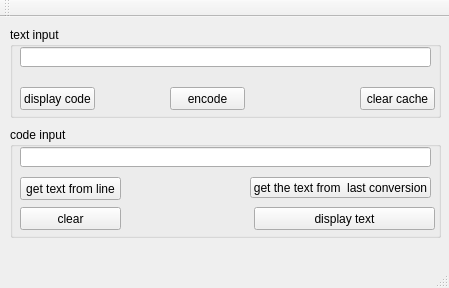
<?xml version="1.0" encoding="UTF-8"?>
<ui version="4.0">
 <class>MainWindow</class>
 <widget class="QMainWindow" name="MainWindow">
  <property name="geometry">
   <rect>
    <x>0</x>
    <y>0</y>
    <width>449</width>
    <height>288</height>
   </rect>
  </property>
  <property name="windowTitle">
   <string>MainWindow</string>
  </property>
  <widget class="QWidget" name="centralWidget">
   <widget class="QGroupBox" name="groupBox">
    <property name="geometry">
     <rect>
      <x>10</x>
      <y>10</y>
      <width>431</width>
      <height>91</height>
     </rect>
    </property>
    <property name="title">
     <string>text input</string>
    </property>
    <widget class="QLineEdit" name="linin">
     <property name="geometry">
      <rect>
       <x>10</x>
       <y>20</y>
       <width>411</width>
       <height>20</height>
      </rect>
     </property>
    </widget>
    <widget class="QPushButton" name="pushButton">
     <property name="geometry">
      <rect>
       <x>10</x>
       <y>60</y>
       <width>75</width>
       <height>23</height>
      </rect>
     </property>
     <property name="text">
      <string>display code</string>
     </property>
    </widget>
    <widget class="QPushButton" name="pushButton_2">
     <property name="geometry">
      <rect>
       <x>160</x>
       <y>60</y>
       <width>75</width>
       <height>23</height>
      </rect>
     </property>
     <property name="text">
      <string>encode</string>
     </property>
    </widget>
    <widget class="QPushButton" name="pushButton_3">
     <property name="geometry">
      <rect>
       <x>350</x>
       <y>60</y>
       <width>75</width>
       <height>23</height>
      </rect>
     </property>
     <property name="text">
      <string>clear cache</string>
     </property>
    </widget>
   </widget>
   <widget class="QGroupBox" name="groupBox_2">
    <property name="geometry">
     <rect>
      <x>10</x>
      <y>110</y>
      <width>431</width>
      <height>111</height>
     </rect>
    </property>
    <property name="title">
     <string>code input</string>
    </property>
    <widget class="QPushButton" name="pushButton_4">
     <property name="geometry">
      <rect>
       <x>10</x>
       <y>50</y>
       <width>101</width>
       <height>23</height>
      </rect>
     </property>
     <property name="text">
      <string>get text from line</string>
     </property>
    </widget>
    <widget class="QLineEdit" name="mlinin">
     <property name="geometry">
      <rect>
       <x>10</x>
       <y>20</y>
       <width>411</width>
       <height>20</height>
      </rect>
     </property>
    </widget>
    <widget class="QPushButton" name="pushButton_5">
     <property name="geometry">
      <rect>
       <x>240</x>
       <y>50</y>
       <width>181</width>
       <height>21</height>
      </rect>
     </property>
     <property name="text">
      <string>get the text from  last conversion</string>
     </property>
    </widget>
    <widget class="QPushButton" name="pushButton_6">
     <property name="geometry">
      <rect>
       <x>10</x>
       <y>80</y>
       <width>101</width>
       <height>23</height>
      </rect>
     </property>
     <property name="text">
      <string>clear</string>
     </property>
    </widget>
    <widget class="QPushButton" name="pushButton_7">
     <property name="geometry">
      <rect>
       <x>244</x>
       <y>80</y>
       <width>181</width>
       <height>23</height>
      </rect>
     </property>
     <property name="text">
      <string>display text</string>
     </property>
    </widget>
   </widget>
  </widget>
  <widget class="QMenuBar" name="menuBar">
   <property name="geometry">
    <rect>
     <x>0</x>
     <y>0</y>
     <width>449</width>
     <height>21</height>
    </rect>
   </property>
  </widget>
  <widget class="QToolBar" name="mainToolBar">
   <attribute name="toolBarArea">
    <enum>TopToolBarArea</enum>
   </attribute>
   <attribute name="toolBarBreak">
    <bool>false</bool>
   </attribute>
  </widget>
  <widget class="QStatusBar" name="statusBar"/>
 </widget>
 <layoutdefault spacing="6" margin="11"/>
 <resources/>
 <connections/>
</ui>
